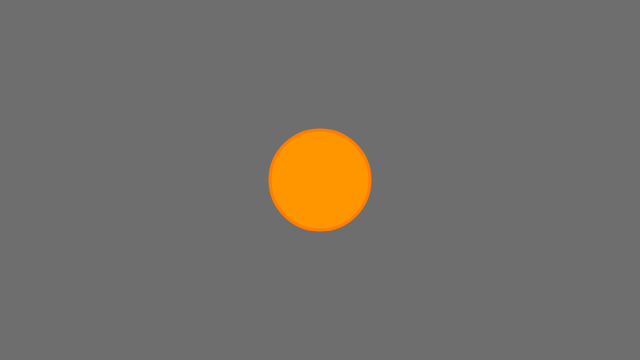
Frame 1 (no input)
Frame 60 (no input): identical to frame 1, image omitted
Frame 120 (the mouse pressed at the canvas centre since frame 60): identical to frame 1, image omitted

The p5.js sketch that drew this single still picture (run headless with seeded random() and noise() and a simulated clock; from frame 60 on, the mouse is pressed at the canvas centre):

// p5.js sketch
// ── sketch.js
function setup() {
	// create a place to draw
	createCanvas(640, 360);
}

function draw() {
	// clear the background
	background(110, 110, 110);

	// set a fill color
	fill(255, 150, 0);

	// set a stroke color
	stroke(255, 125, 0);
	strokeWeight(3);

	// draw a circle
	ellipse(320, 180, 100, 100);
}
